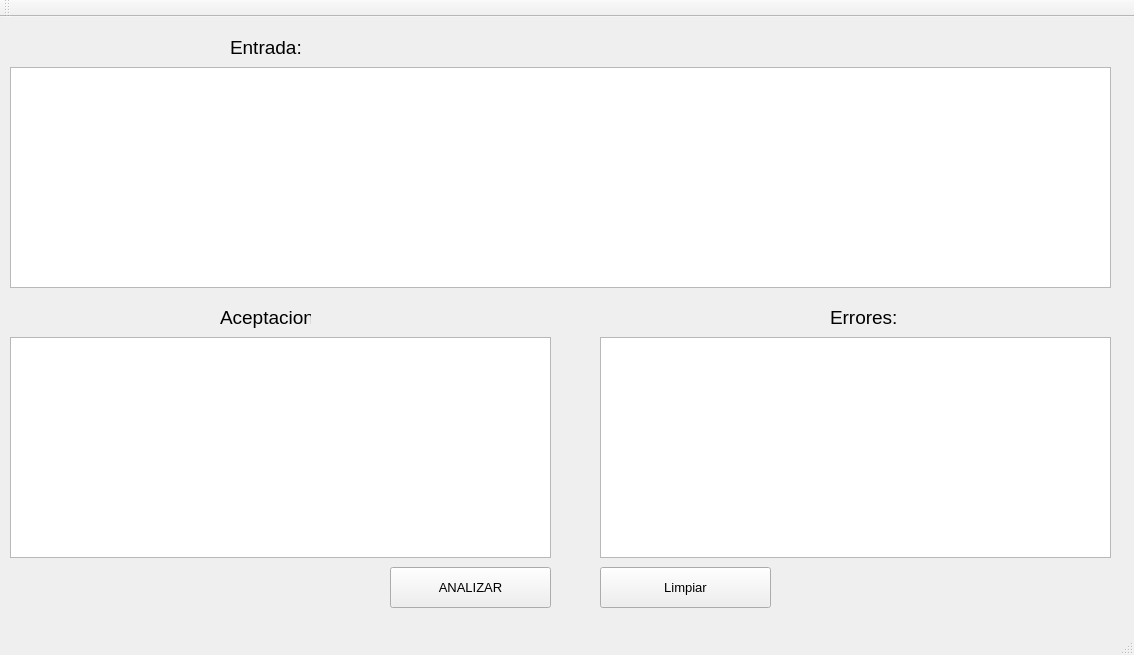
<?xml version="1.0" encoding="UTF-8"?>
<ui version="4.0">
 <class>MainWindow</class>
 <widget class="QMainWindow" name="MainWindow">
  <property name="geometry">
   <rect>
    <x>0</x>
    <y>0</y>
    <width>1134</width>
    <height>655</height>
   </rect>
  </property>
  <property name="windowTitle">
   <string>MainWindow</string>
  </property>
  <widget class="QWidget" name="centralWidget">
   <widget class="QPlainTextEdit" name="textoAnalizar">
    <property name="geometry">
     <rect>
      <x>10</x>
      <y>50</y>
      <width>1101</width>
      <height>221</height>
     </rect>
    </property>
    <property name="font">
     <font>
      <pointsize>12</pointsize>
     </font>
    </property>
   </widget>
   <widget class="QPushButton" name="pushButton">
    <property name="geometry">
     <rect>
      <x>390</x>
      <y>550</y>
      <width>161</width>
      <height>41</height>
     </rect>
    </property>
    <property name="font">
     <font>
      <pointsize>10</pointsize>
     </font>
    </property>
    <property name="text">
     <string>ANALIZAR</string>
    </property>
   </widget>
   <widget class="QLabel" name="label">
    <property name="geometry">
     <rect>
      <x>220</x>
      <y>290</y>
      <width>91</width>
      <height>21</height>
     </rect>
    </property>
    <property name="font">
     <font>
      <pointsize>14</pointsize>
     </font>
    </property>
    <property name="text">
     <string>Aceptacion:</string>
    </property>
   </widget>
   <widget class="QLabel" name="label_2">
    <property name="geometry">
     <rect>
      <x>830</x>
      <y>290</y>
      <width>81</width>
      <height>21</height>
     </rect>
    </property>
    <property name="font">
     <font>
      <pointsize>14</pointsize>
     </font>
    </property>
    <property name="text">
     <string>Errores:</string>
    </property>
   </widget>
   <widget class="QPlainTextEdit" name="Token">
    <property name="geometry">
     <rect>
      <x>10</x>
      <y>320</y>
      <width>541</width>
      <height>221</height>
     </rect>
    </property>
    <property name="font">
     <font>
      <pointsize>12</pointsize>
     </font>
    </property>
   </widget>
   <widget class="QPlainTextEdit" name="Error">
    <property name="geometry">
     <rect>
      <x>600</x>
      <y>320</y>
      <width>511</width>
      <height>221</height>
     </rect>
    </property>
    <property name="font">
     <font>
      <pointsize>12</pointsize>
     </font>
    </property>
   </widget>
   <widget class="QPushButton" name="pushButton_3">
    <property name="geometry">
     <rect>
      <x>600</x>
      <y>550</y>
      <width>171</width>
      <height>41</height>
     </rect>
    </property>
    <property name="font">
     <font>
      <pointsize>10</pointsize>
     </font>
    </property>
    <property name="text">
     <string>Limpiar</string>
    </property>
   </widget>
   <widget class="QLabel" name="label_3">
    <property name="geometry">
     <rect>
      <x>230</x>
      <y>20</y>
      <width>81</width>
      <height>21</height>
     </rect>
    </property>
    <property name="font">
     <font>
      <pointsize>14</pointsize>
     </font>
    </property>
    <property name="text">
     <string>Entrada:</string>
    </property>
   </widget>
  </widget>
  <widget class="QMenuBar" name="menuBar">
   <property name="geometry">
    <rect>
     <x>0</x>
     <y>0</y>
     <width>1134</width>
     <height>21</height>
    </rect>
   </property>
  </widget>
  <widget class="QToolBar" name="mainToolBar">
   <attribute name="toolBarArea">
    <enum>TopToolBarArea</enum>
   </attribute>
   <attribute name="toolBarBreak">
    <bool>false</bool>
   </attribute>
  </widget>
  <widget class="QStatusBar" name="statusBar"/>
  <action name="actionAbrir">
   <property name="text">
    <string>Abrir</string>
   </property>
  </action>
 </widget>
 <layoutdefault spacing="6" margin="11"/>
 <resources/>
 <connections/>
</ui>
